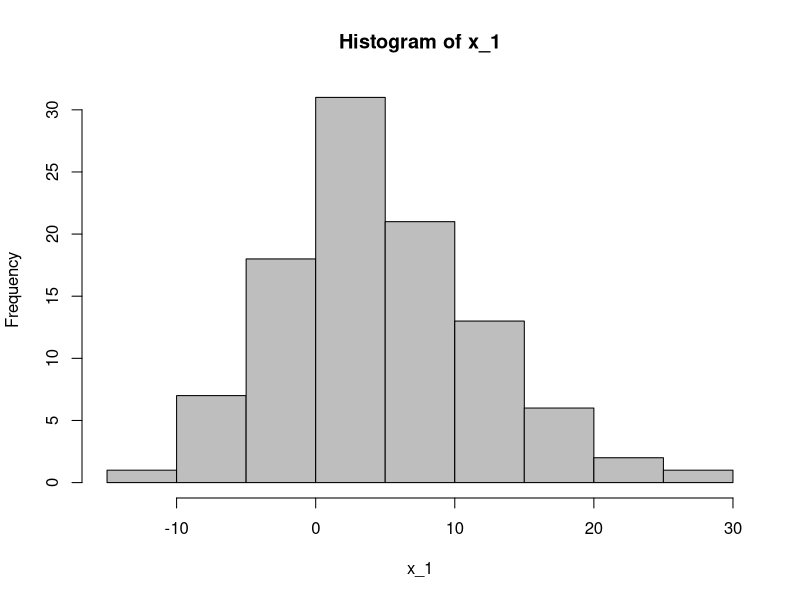

Here is the R script that generated this plot:
x_1 <- rnorm(100,5,7)

hist(x_1,col="grey")
true_error <- rnorm(1000,0,2)
true_beta_0 <- 1.1
true_beta_1 <- 8.2

y <- true_beta_0 + true_beta_1*x_1 +true_error
